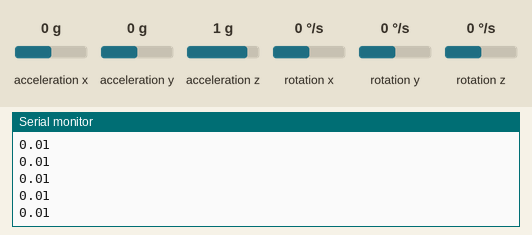
This sketch was run on a simulated Arduino Uno, built with avr-gcc and run on an emulated ATmega328P. Shown: the last lines printed to the serial monitor. The inputs (shaded band) are chosen by the test bench; at power-on: acceleration y 0 g, acceleration z 1 g, acceleration x 0 g, rotation x 0 °/s, rotation y 0 °/s, rotation z 0 °/s.

Above: at 1.2 s.
1.3 s: acceleration y set to -1.4 g
At 2.0 s:
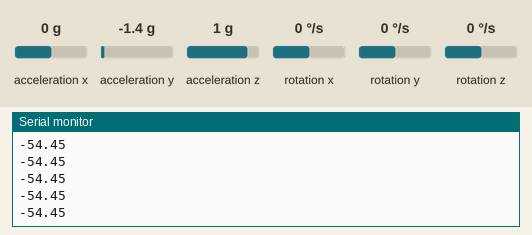
2.8 s: acceleration z set to -1.4 g
At 3.9 s:
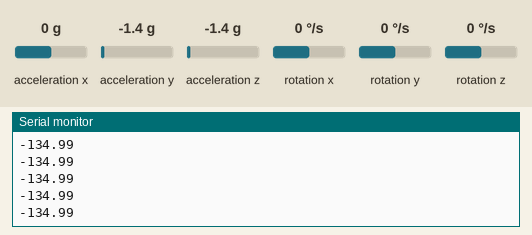
4.3 s: acceleration y set to -0.8 g
At 5.4 s:
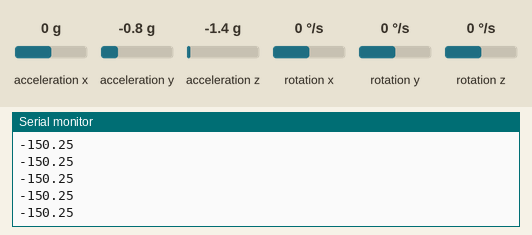
Timing chart, 0 to 7.3 s (numbered marks = the images above; inputs shaded):
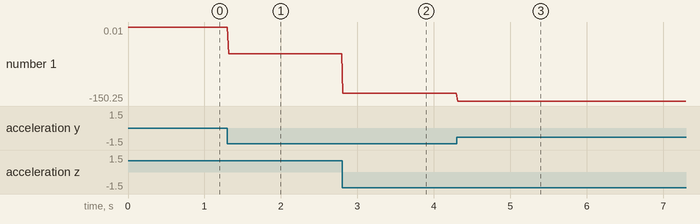

The sketch:

hadware.ino
```cpp
// Librerias I2C para controlar el mpu6050
// la libreria MPU6050.h necesita I2Cdev.h, I2Cdev.h necesita Wire.h
#include "I2Cdev.h"
#include "MPU6050.h"
#include "Wire.h"

// La dirección del MPU6050 puede ser 0x68 o 0x69, dependiendo
// del estado de AD0. Si no se especifica, 0x68 estará implicito
MPU6050 sensor;

// Valores RAW (sin procesar) del acelerometro y giroscopio en los ejes x,y,z
int ax, ay, az;
int gx, gy, gz;

long tiempo_prev;
float dt;
float ang_x, ang_y;
float ang_x_prev, ang_y_prev;

void setup() {
  Serial.begin(57600);    //Iniciando puerto serial
  Wire.begin();           //Iniciando I2C
  sensor.initialize();    //Iniciando el sensor

  if (sensor.testConnection()) Serial.println("Sensor iniciado correctamente");
  else Serial.println("Error al iniciar el sensor");
}

void loop() {
  // Leer las aceleraciones y velocidades angulares
  sensor.getAcceleration(&ax, &ay, &az);
  sensor.getRotation(&gx, &gy, &gz);

  // Necesito un nombre para esto ¿variación del tiempo?
  dt = (millis()-tiempo_prev)/1000.0;
  tiempo_prev=millis();

  //Calcular los ángulos con acelerometro
  float accel_ang_x=atan(ay/sqrt(pow(ax,2) + pow(az,2)))*(180.0/3.14);
  float accel_ang_y=atan(-ax/sqrt(pow(ay,2) + pow(az,2)))*(180.0/3.14);

  //Calcular angulo de rotación con giroscopio y filtro complemento
  ang_x = 0.98*(ang_x_prev+(gx/131)*dt) + 0.02*accel_ang_x;
  ang_y = 0.98*(ang_y_prev+(gy/131)*dt) + 0.02*accel_ang_y;

  // Reasignación
  ang_x_prev=ang_x;
  ang_y_prev=ang_y;

  //Mostrar los angulos separadas por un [tab]

  //Serial.print("Rotacion en X:  ");
  //Serial.print(ang_x+2.80);
  //Serial.print("tRotacion en Y: ");
  //Serial.println(ang_y+7.10);
  //Serial.println(sqrt(pow(ang_x+2.80, 2) + pow(ang_y+7.10, 2)));

  // Función Arcotangente de dos parámetros y luego convertido en grados para ir de -180 a 180 grados
  Serial.println(atan2(ay+2.80, az+7.10) * (180.0 / PI));

  delay(10);
}
```

Measured:
- after the input at 1.3 s, the serial monitor: prints a new line at once (image 1)
- after the input at 2.8 s, the serial monitor: prints a new line at once (image 2)
- after the input at 4.3 s, the serial monitor: prints a new line at once (image 3)
- plotted number 1: 0.01 → -54.45 after the input at 1.3 s, -54.45 → -134.99 after the input at 2.8 s, -134.99 → -150.25 after the input at 4.3 s
